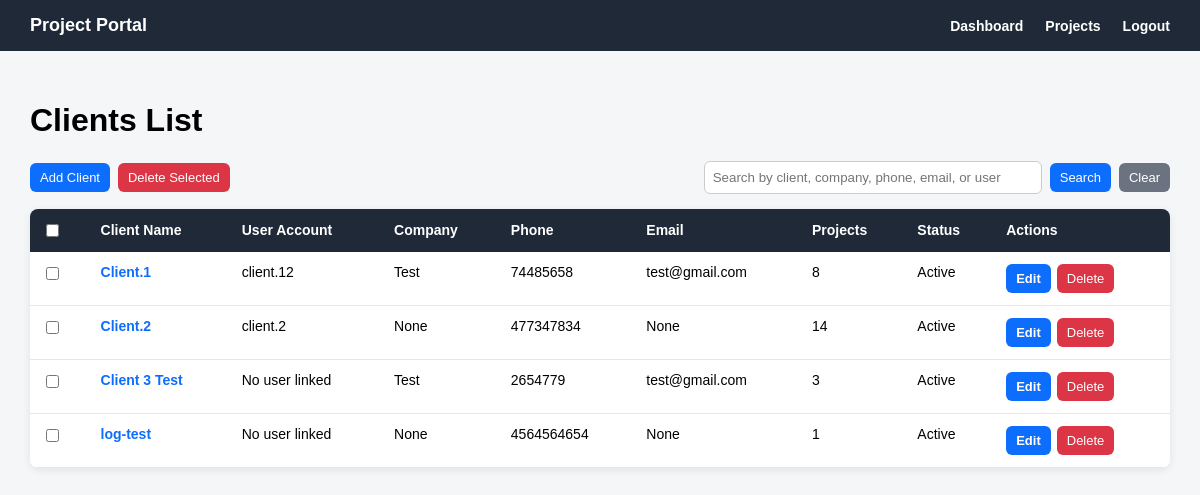
/clients/ (signed in), run on an earlier commit of the app's database.
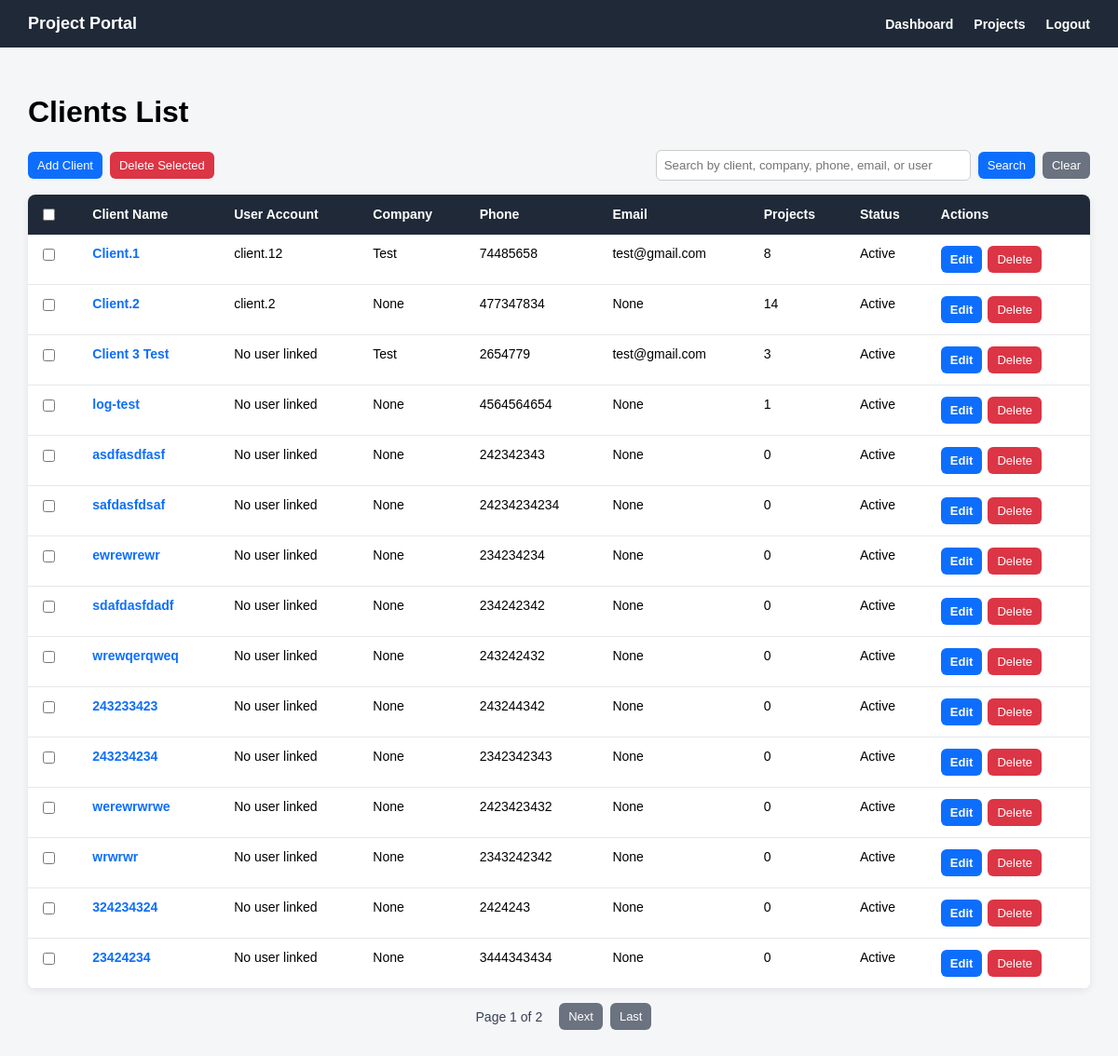
And on a later commit of the database.
### clients/models.py (models this page shows, shortened)
class Client(models.Model):
    user = models.OneToOneField(
        settings.AUTH_USER_MODEL,
        on_delete=models.CASCADE,
        related_name='client_profile',
        blank=True,
        null=True
    )
    client_name = models.CharField(max_length=150)
    company_name = models.CharField(max_length=150, blank=True, null=True)
    phone = models.CharField(max_length=30)
    email = models.EmailField(blank=True, null=True)
    address = models.TextField(blank=True, null=True)
    is_active = models.BooleanField(default=True)
    created_at = models.DateTimeField(auto_now_add=True)

### accounts/models.py (models this page shows)
class User(AbstractUser):
    class Role(models.TextChoices):
        ADMIN = 'ADMIN', 'Admin'
        ENGINEER = 'ENGINEER', 'Engineer'
        CLIENT = 'CLIENT', 'Client'
    role = models.CharField(
        max_length=20,
        choices=Role.choices,
        default=Role.CLIENT
    )

### clients/views.py (the view, shortened to what this page needs)
# urls.py: path('', client_list_view, name='client_list'),
@login_required
def client_list_view(request):
    if request.user.role != 'ADMIN':
        clients = Client.objects.none()
    else:
        clients = Client.objects.all()
    search_query = request.GET.get('q')
    paginator = Paginator(clients, 15)
    page_number = request.GET.get('page')
    page_obj = paginator.get_page(page_number)
    return render(request, 'clients/client_list.html', {
        'clients': page_obj,
        'page_obj': page_obj,
        'search_query': search_query,
    })

### templates/clients/client_list.html (shortened to what the changed rows need)
{% extends 'base.html' %}
{% block content %}
<div class="page-header">
    <h1>Clients List</h1>
</div>
{% if clients %}
    <table class="clients-table">
        <tr>
            {% if request.user.role == 'ADMIN' %}
                <th>
                    <input type="checkbox" onclick="toggleClientCheckboxes(this)">
                </th>
            {% endif %}
            <th>Client Name</th>
            <th>User Account</th>
            <th>Company</th>
            <th>Phone</th>
            <th>Email</th>
            <th>Projects</th>
            <th>Status</th>
            {% if request.user.role == 'ADMIN' %}
                <th>Actions</th>
            {% endif %}
        </tr>
        {% for client in clients %}
            <tr>
                {% if request.user.role == 'ADMIN' %}
                    <td>
                        <input type="checkbox"
                               name="selected_clients"
                               value="{{ client.pk }}"
                               form="bulkDeleteClientsForm">
                    </td>
                {% endif %}
                <td>
                    <a href="{% url 'clients:client_detail' client.pk %}">
                        {{ client.client_name }}
                    </a>
                </td>
                <td>
                    {% if client.user %}
                        {{ client.user.username }}
                    {% else %}
                        No user linked
                    {% endif %}
                </td>
                <td>{{ client.company_name }}</td>
                <td>{{ client.phone }}</td>
                <td>{{ client.email }}</td>
                <td>{{ client.projects.count }}</td>
                <td>
                    {% if client.is_active %}
                        Active
                    {% else %}
                        Inactive
                    {% endif %}
                </td>
                {% if request.user.role == 'ADMIN' %}
                    <td>
                        <div class="table-actions">
                            <a href="{% url 'clients:client_edit' client.pk %}" class="btn btn-primary">
                                Edit
                            </a>
                            <form method="post"
                                  action="{% url 'clients:client_delete' client.pk %}"
                                  style="margin: 0;"
                                  onsubmit="return confirm('Are you sure you want to delete this client? This may affect related projects linked to this client.');">
                                <button type="submit" class="btn btn-danger">
                                    Delete
                                </button>
                            </form>
                        </div>
                    </td>
                {% endif %}
            </tr>
        {% endfor %}
    </table>
    {% if page_obj.has_other_pages %}
        <div class="pagination">
            <span>
                Page {{ page_obj.number }} of {{ page_obj.paginator.num_pages }}
            </span>
            {% if page_obj.has_next %}
                <a class="btn btn-secondary"
                   href="?page={{ page_obj.next_page_number }}{% if search_query %}&q={{ search_query }}{% endif %}">
                    Next
                </a>
                <a class="btn btn-secondary"
                   href="?page={{ page_obj.paginator.num_pages }}{% if search_query %}&q={{ search_query }}{% endif %}">
                    Last
                </a>
            {% endif %}
        </div>
    {% endif %}
{% endif %}
{% endblock %}

What changed in the data, as far as the page shows it:
added Client: client_name "asdfasdfasf", shows "No user linked", company_name "None", phone "242342343", email "None", projects.count "0", is_active "Active"
added Client: client_name "safdasfdsaf", shows "No user linked", company_name "None", phone "24234234234", email "None", projects.count "0", is_active "Active"
added Client: client_name "ewrewrewr", shows "No user linked", company_name "None", phone "234234234", email "None", projects.count "0", is_active "Active"
added Client: client_name "sdafdasfdadf", shows "No user linked", company_name "None", phone "234242342", email "None", projects.count "0", is_active "Active"
added Client: client_name "wrewqerqweq", shows "No user linked", company_name "None", phone "243242432", email "None", projects.count "0", is_active "Active"
added Client: client_name "243233423", shows "No user linked", company_name "None", phone "243244342", email "None", projects.count "0", is_active "Active"
added Client: client_name "243234234", shows "No user linked", company_name "None", phone "2342342343", email "None", projects.count "0", is_active "Active"
added Client: client_name "werewrwrwe", shows "No user linked", company_name "None", phone "2423423432", email "None", projects.count "0", is_active "Active"
added Client: client_name "wrwrwr", shows "No user linked", company_name "None", phone "2343242342", email "None", projects.count "0", is_active "Active"
added Client: client_name "324234324", shows "No user linked", company_name "None", phone "2424243", email "None", projects.count "0", is_active "Active"
added Client: client_name "23424234", shows "No user linked", company_name "None", phone "3444343434", email "None", projects.count "0", is_active "Active"
Also different on the page:
{{ page_obj.number }}: (not shown) → "1"
{{ page_obj.paginator.num_pages }}: (not shown) → "2"
text now shown: "Page of Next Last"
